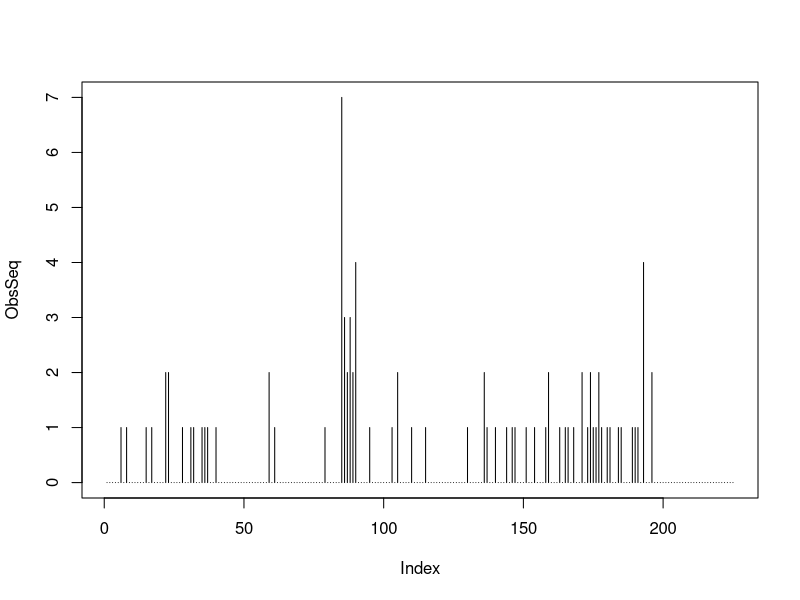
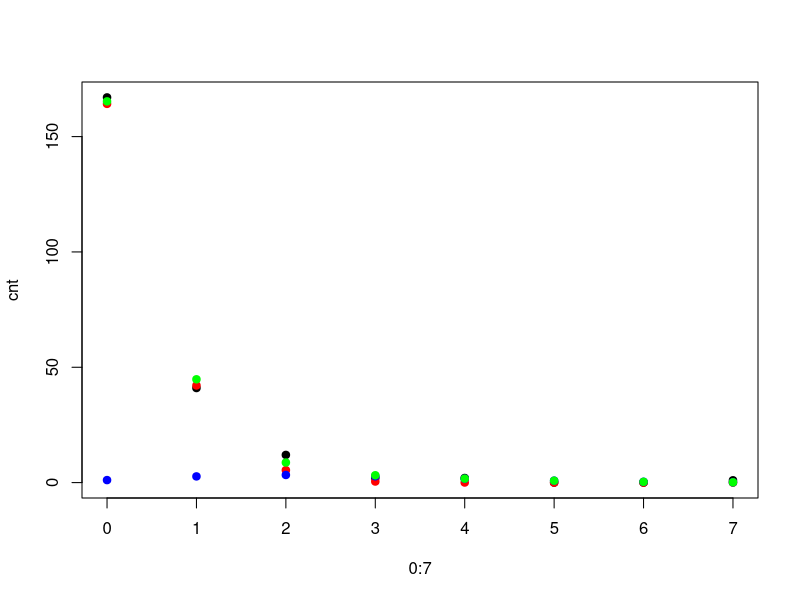
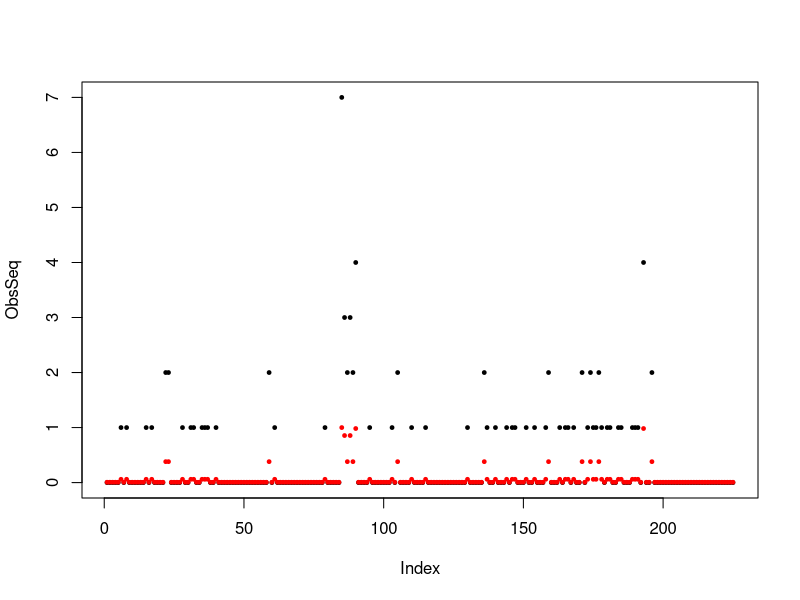

These figures' R source, in order: (Note: this script raises an error after producing the figures.)
##-------------------------------------------
## Fetal Lamb Movements
##-------------------------------------------
## Data: Guttorp (1995) Exercise d9 page 124
##-------------------------------------------
ObsSeq <- c(0,0,0,0,0,1,0,1,0,0,0,0,0,0,1,
            0,1,0,0,0,0,2,2,0,0,0,0,1,0,0,
            1,1,0,0,1,1,1,0,0,1,0,0,0,0,0,
            0,0,0,0,0,0,0,0,0,0,0,0,0,2,0,
            1,0,0,0,0,0,0,0,0,0,0,0,0,0,0,
            0,0,0,1,0,0,0,0,0,7,3,2,3,2,4,
            0,0,0,0,1,0,0,0,0,0,0,0,1,0,2,
            0,0,0,0,1,0,0,0,0,1,0,0,0,0,0,
            0,0,0,0,0,0,0,0,0,1,0,0,0,0,0,
            2,1,0,0,1,0,0,0,1,0,1,1,0,0,0,
            1,0,0,1,0,0,0,1,2,0,0,0,1,0,1,
            1,0,1,0,0,2,0,1,2,1,1,2,1,0,1,
            1,0,0,1,1,0,0,0,1,1,1,0,4,0,0,
            2,0,0,0,0,0,0,0,0,0,0,0,0,0,0,
            0,0,0,0,0,0,0,0,0,0,0,0,0,0,0)
plot(ObsSeq,type="h")
table(ObsSeq)
##---------------------------------------------
## A single Poisson is not appropriate
## for example compare observed and 
## simulated variance
##---------------------------------------------
var(ObsSeq) ###0.6925
sim <- rpois(n=length(ObsSeq),mean(ObsSeq)) ###Simulating poisson distribution
var(sim) ###0.333
##---------------------------------------------
## Analyse the data using a mixture of two 
## Poission distributions. 
## Use EM for parameter estimation
##--------------------------------------------
## Starting values
rate1Est <- 0.1
rate2Est <- 3
alphaEst <- 0.5
## Number of iterations
nIter <- 100
## Run EM algorithm
for (iter in 1:nIter){
  xPrb <- alphaEst*dpois(ObsSeq,lam=rate1Est)/
    (alphaEst*dpois(ObsSeq,lam=rate1Est)+
     (1-alphaEst)*dpois(ObsSeq,lam=rate2Est))
  alphaEst <- sum(xPrb)/length(ObsSeq)
  rate1Est <- sum(xPrb*ObsSeq)/sum(xPrb)
  rate2Est <- sum((1-xPrb)*ObsSeq)/sum(1-xPrb)
  logLk <- sum(log(alphaEst*dpois(ObsSeq,lam=rate1Est)+
                 (1-alphaEst)*dpois(ObsSeq,lam=rate2Est)))
  cat("Iteration:",iter,
      "Rate1:",rate1Est,"Rate2:",rate2Est,"alpha:",alphaEst,
      "logLk:",logLk,"\n")
}
##-------------------------------------------------
## Illustrate final fit
##-------------------------------------------------
cnt <- tabulate(ObsSeq+1,8)
plot(0:7,cnt,pch=19)
points(0:7,alphaEst*length(ObsSeq)*dpois(0:7,lam=rate1Est),col="red",pch=19)
points(0:7,(1-alphaEst)*length(ObsSeq)*dpois(0:7,lam=rate2Est),col="blue",pch=19)
mixtEst <-  alphaEst*length(ObsSeq)*dpois(0:7,lam=rate1Est)+
  (1-alphaEst)*length(ObsSeq)*dpois(0:7,lam=rate2Est)
points(0:7,mixtEst,col="green",pch=19)
##-----------------------------------------------------
## Time series modelling
##------------------------------------------------------
## Plot along the sequence
##------------------------------------------------------
plot(ObsSeq,pch=19,cex=.5)
points(1:length(ObsSeq),1-xPrb,pch=19,col="red",cex=.5)
##-------------------------------------------------------
## Analyse the data using a two-state HMM
## with Poisson emissions
##-------------------------------------------------------
# source("HMMPoisExpectations.R")
a <- 0.5 ; b <- 0.5 
TransProb <- matrix(c(a,1-a,1-b,b),byrow=TRUE,nrow=2)
lam1 <- 1 ; lam2 <- 3
Lambda <- c(lam1,lam2)
HMMRes <- HMMPoisExpectationsFct(InitProb=c(0.5,0.5),TransProb=TransProb,Lambda=Lambda,ObsSeq=ObsSeq)
lala <- ObsSeq*HMMRes$PostProb[,1]
## Run EM algorithm
nIter <- 100
for (i in 1:nIter){
  ## Estimation of rates
  lam1Est <- sum(ObsSeq*HMMRes$PostProb[,1])/sum(HMMRes$PostProb[,1])
  lam2Est <- sum(ObsSeq*HMMRes$PostProb[,2])/sum(HMMRes$PostProb[,2])
  Lambda <- c(lam1Est,lam2Est)
  ## Estimation of transitions
  aEst <- HMMRes$TransCnt[1,1]/sum(HMMRes$TransCnt[1,])
  bEst <- HMMRes$TransCnt[2,2]/sum(HMMRes$TransCnt[2,])
  TransProb <- matrix(c(aEst,1-aEst,1-bEst,bEst),byrow=TRUE,nrow=2)
  HMMRes <- HMMPoisExpectationsFct(InitProb=c(0.5,0.5),TransProb=TransProb,Lambda=Lambda,ObsSeq=ObsSeq)
  cat("Iteration",i,HMMRes$Lk,"\n")
}
HMMRes$TransCnt
HMMRes$PostProb
points(1:length(ObsSeq),HMMRes$PostProb[,2],pch=19,col="blue",cex=.5)

##---------------------------------------------------------
## Viterbi algorithm
##---------------------------------------------------------
#source("ViterbiPois.R")
HMMVit <- ViterbiPoisFct(InitProb=c(0.5,0.5),TransProb=TransProb,Lambda=Lambda,ObsSeq=ObsSeq)
HMMVit$BackTrack
points(1:length(ObsSeq),HMMVit$BackTrack-0.9,col="green",cex=.5,pch=19)
##-----------------------------------------------------------
## Expected under the three models
## M1: Poisson
## M2: Poisson mixture
## M3: Poisson HMM
##-----------------------------------------------------------
CntHMMest <- (1-bEst)/( (1-aEst)+(1-bEst) )*dpois(0:7,lam=lam1Est)*length(ObsSeq)+
(1-aEst)/( (1-aEst)+(1-bEst) )*dpois(0:7,lam=lam2Est)*length(ObsSeq)
cnt
round(length(ObsSeq)*dpois(0:7,mean(ObsSeq)),digits=1)
round(CntHMMest,digits=1)
round(mixtEst,digits=1)
